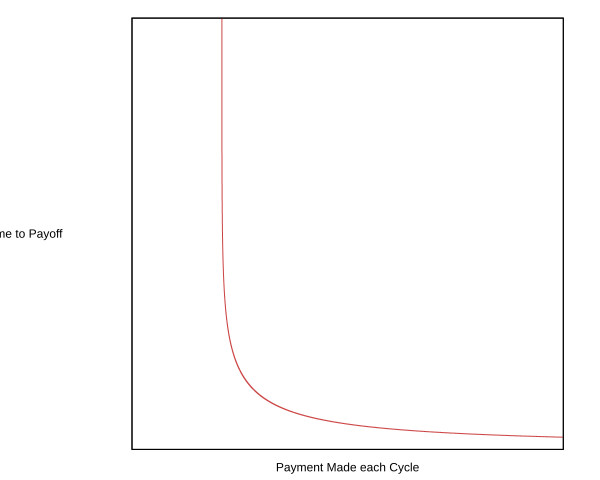

Here is the gnuplot script that generated this plot:
set terminal svg
set output "2019-08-08-2.svg"

set size ratio 1
set xlabel "Payment Made each Cycle" norotate
unset xtics
set ylabel "Time to Payoff" norotate
unset ytics

#
# Determine whether or not you want a key to be displayed.
#
#set key textcolor rgb "black"
#show key
unset key

set samples 100000

r = 0.05
n = 12
P = 100

a = 1 + r/n

f(x) = -log((1 - a)*P/x + 1)/(n*log(a))

plot [0:2] [-1:200]  f(x) lc rgb "#CC4444"

